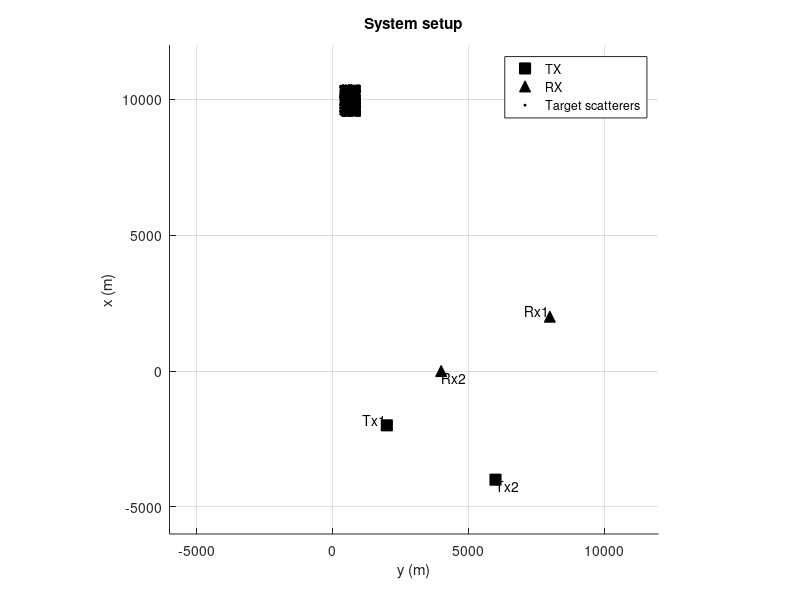

MATLAB code for this plot:
%-------- Fig 1. System setup --------%

% Coordinates for Transmit Antennas (Tx) and Receive Antennas (Rx)
tx_x = [2000, 6000]; % Tx x-coordinates in meters
tx_y = [-2000, -4000]; % Tx y-coordinates in meters
rx_x = [8000, 4000]; % Rx x-coordinates in meters
rx_y = [2000, 0]; % Rx y-coordinates in meters

% Scatterer distribution range
scatterer_x_min = 300;  % minimum x for scatterers in meters
scatterer_x_max = 1000; % maximum x for scatterers in meters
scatterer_y_min = 9400; % minimum y for scatterers in meters
scatterer_y_max = 10500; % maximum y for scatterers in meters

% Generate uniformly distributed scatterers within the specified region
num_scatterers = 1500; % Number of scatterers
scatterers_x = scatterer_x_min + (scatterer_x_max - scatterer_x_min) * rand(1, num_scatterers);
scatterers_y = scatterer_y_min + (scatterer_y_max - scatterer_y_min) * rand(1, num_scatterers);

% Plot
figure;
hold on;
axis equal;
grid on;

% Plot Transmit Antennas (Tx)
plot(tx_x, tx_y, 'ks', 'MarkerSize', 8, 'MarkerFaceColor', 'k');
text(tx_x(1), tx_y(1), 'Tx1', 'VerticalAlignment', 'bottom', 'HorizontalAlignment', 'right');
text(tx_x(2), tx_y(2), 'Tx2', 'VerticalAlignment', 'top', 'HorizontalAlignment', 'left');

% Plot Receive Antennas (Rx)
plot(rx_x, rx_y, 'k^', 'MarkerSize', 8, 'MarkerFaceColor', 'k');
text(rx_x(1), rx_y(1), 'Rx1', 'VerticalAlignment', 'bottom', 'HorizontalAlignment', 'right'); %--labeling--%
text(rx_x(2), rx_y(2), 'Rx2', 'VerticalAlignment', 'top', 'HorizontalAlignment', 'left');     

% Plot scatterers as a densely packed area within the specified range
plot(scatterers_x, scatterers_y, 'k*', 'MarkerSize', 2);
xlim([-6000, 12000]);
ylim([-6000, 12000]);
xlabel('y (m)');
ylabel('x (m)');
title('System setup');
legend({'TX', 'RX', 'Target scatterers'}, 'Location', 'northeast');
hold off;
